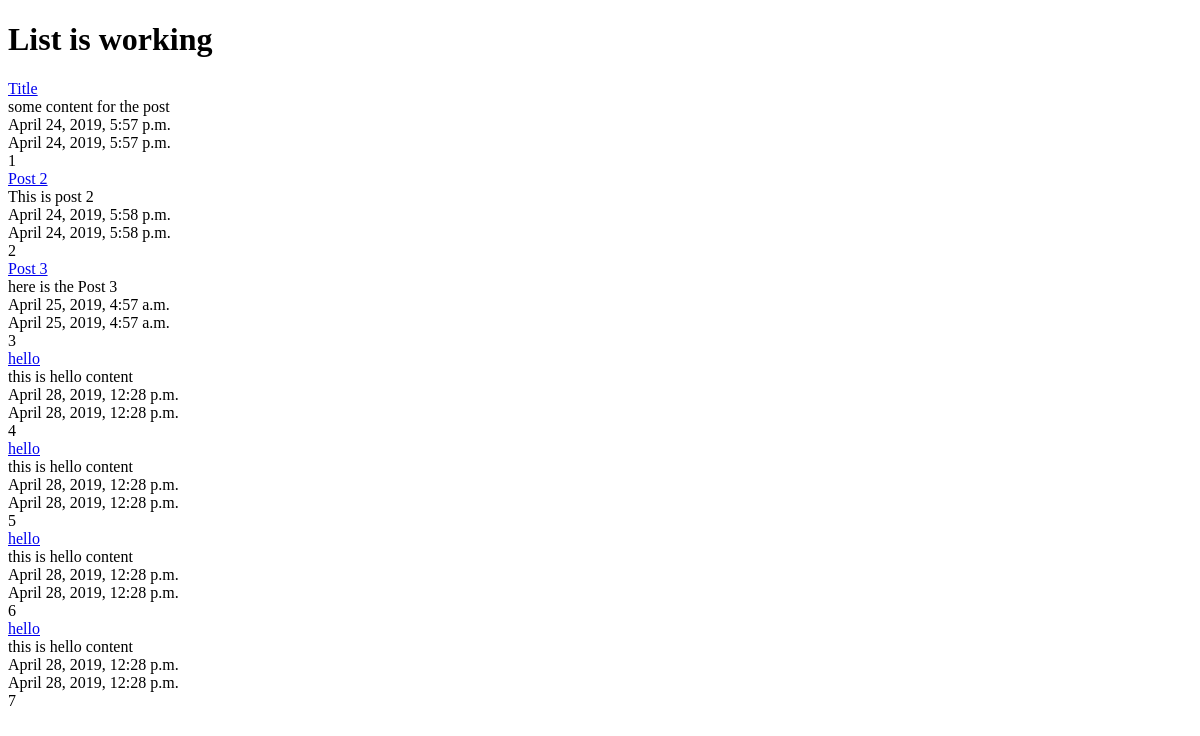
The app's page /posts/, older data.
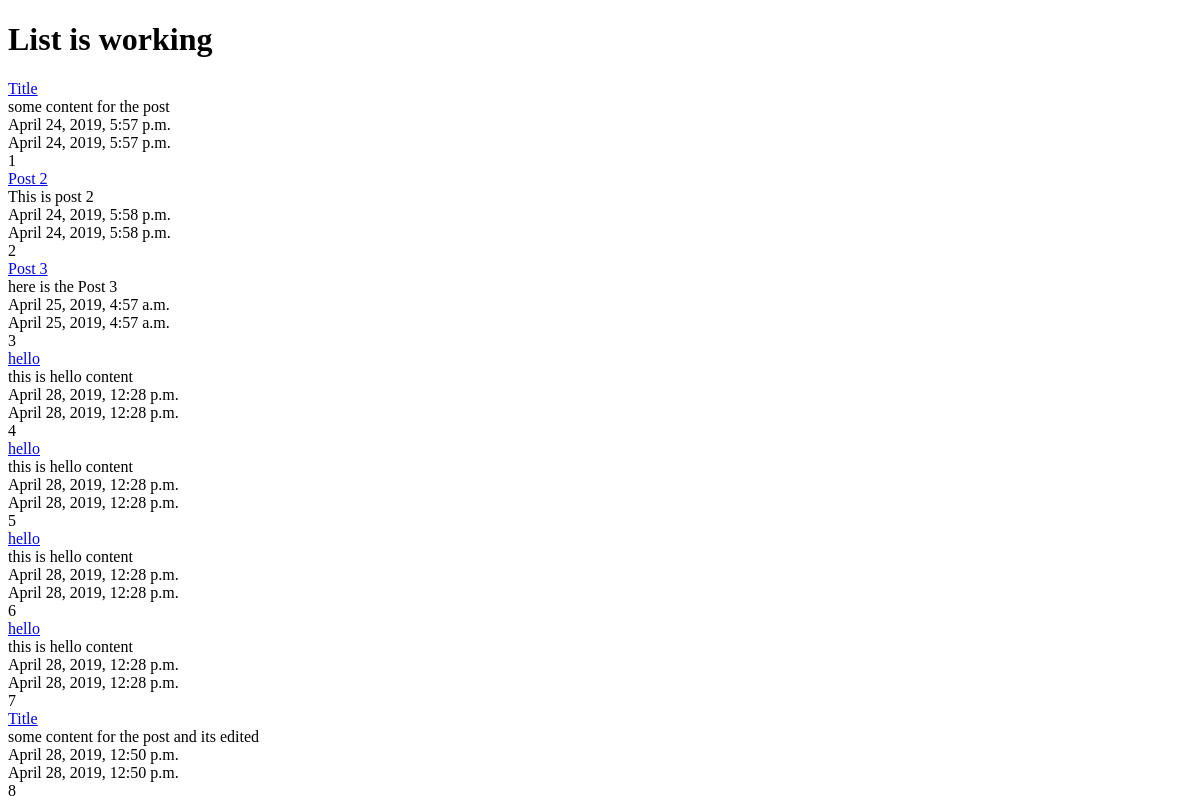
The same page, newer data.
### posts/models.py (models this page shows, shortened)
class Post(models.Model):
    title = models.CharField(max_length=120)
    content = models.TextField()
    updated = models.DateTimeField(auto_now=True,auto_now_add=False)
    timestamp = models.DateTimeField(auto_now=False,auto_now_add=True)
    def get_absolute_url(self):
        return reverse("detail", kwargs={"id": self.id})

### posts/views.py (the view)
# urls.py: path('', post_view.post_list),
def post_list(request):
    queryset = Post.objects.all()
    context = {
        "object_list" : queryset,
        "title": "List"
    }
    return render(request, "index.html", context)

### templates/index.html (shortened to what this page needs)
<!Doctype html>
<html>
    <head></head>
    <body>
        <h1>{{ title }} is working</h1>
        {% for obj in object_list %}
            <a href='{{ obj.get_absolute_url }}'>{{ obj.title }}</a> </br>
            {{ obj.content }} </br>
            {{ obj.updated }} </br>
            {{ obj.timestamp }} </br>
            {{ obj.id }} </br>
        {% endfor %}
    </body>
</html>

Row changes from the older to the newer data that the page shows:
added Post: title "Title", content "some content for the post and its edited", updated "April 28, 2019, 12:50 p.m.", timestamp "April 28, 2019, 12:50 p.m.", id "8"
